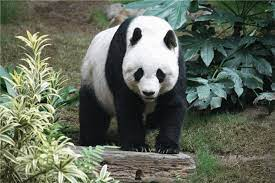
#> input picture GoruntuIslemeDersi/Uygulama2/picture1.jpg, 275 x 183 px
$ jupyter execute Histogram.ipynb
#> lines starting #> are read from the running program, lines starting #| are printed output that depends on the picture
[cell 1]
import cv2
import numpy as np
import matplotlib.pyplot as plt

# Orijinal görüntüyü gri tonlamalı olarak yükleyin
resim = cv2.imread('picture1.jpg')
#> resim is the input picture: shape (183, 275, 3); mean B, G, R 90.1, 104.6, 97.2

# Koyu görüntü oluşturmak için parlaklığı azaltın (negatif beta değil, düşük alpha kullanın)
koyu_resim = cv2.convertScaleAbs(resim, alpha=0.5, beta=0)
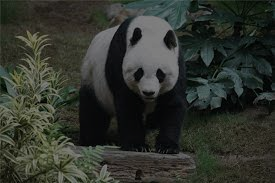
#> koyu_resim: shape (183, 275, 3); mean B, G, R 45.1, 52.3, 48.6

# Açık görüntü oluşturmak için parlaklığı artırın (düşük kontrast değil, yüksek beta kullanın)
acik_resim = cv2.convertScaleAbs(resim, alpha=1, beta=50)
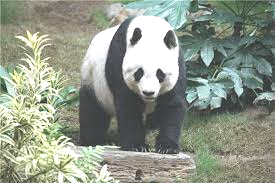
#> acik_resim: shape (183, 275, 3); mean B, G, R 138.1, 151.9, 144.8

# Yüksek kontrastlı görüntü için kontrastı artırın
yuksek_kontrast_resim = cv2.convertScaleAbs(resim, alpha=2, beta=0)
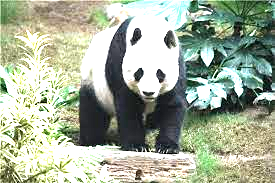
#> yuksek_kontrast_resim: shape (183, 275, 3); mean B, G, R 154.2, 174.5, 164.6

# Düşük kontrastlı görüntü için kontrastı azaltın
dusuk_kontrast_resim = cv2.convertScaleAbs(resim, alpha=0.5, beta=0)

# Histogram çizme fonksiyonu
def plot_histogram(image, title):
#> called with title = 'Orijinal Görüntü Histogramı'
    plt.hist(image.ravel(), 256, [0, 256])
    plt.title(title)
    plt.xlabel("Piksel Değeri")
    plt.ylabel("Frekans")
    plt.show()
#> figure, not shown here; B, G, R data is drawn as R, G, B; panel 2: tallest bar 1605 high, from x = 21 to 22

# Görüntüleri ve histogramlarını göster
plt.figure(figsize=(10, 10))

# Orijinal Görüntü ve Histogramı
plt.subplot(4, 2, 1)
plt.imshow(resim, cmap='gray')
plt.title("Orijinal Görüntü")
plt.axis('off')
plt.subplot(4, 2, 2)
plot_histogram(resim, "Orijinal Görüntü Histogramı")

# Koyu Görüntü ve Histogramı
plt.subplot(4, 2, 3)
plt.imshow(koyu_resim, cmap='gray')
plt.title("Koyu Görüntü")
plt.axis('off')
plt.subplot(4, 2, 4)
plot_histogram(koyu_resim, "Koyu Görüntü Histogramı")

# Açık Görüntü ve Histogramı
plt.subplot(4, 2, 5)
plt.imshow(acik_resim, cmap='gray')
plt.title("Açık Görüntü")
plt.axis('off')
plt.subplot(4, 2, 6)
plot_histogram(acik_resim, "Açık Görüntü Histogramı")

# Yüksek Kontrastlı Görüntü ve Histogramı
plt.subplot(4, 2, 7)
plt.imshow(yuksek_kontrast_resim, cmap='gray')
plt.title("Yüksek Kontrastlı Görüntü")
plt.axis('off')
plt.subplot(4, 2, 8)
plot_histogram(yuksek_kontrast_resim, "Yüksek Kontrastlı Görüntü Histogramı")
#> call 4 of plot_histogram, with title = 'Yüksek Kontrastlı Görüntü Histogramı'
#> in plot_histogram (call 4), `plt.show()`:
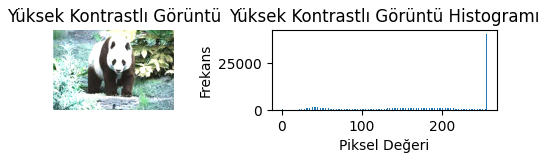
#> figure drawn by matplotlib, 2 panels; B, G, R data is drawn as R, G, B; panel 2: tallest bar 40549 high, from x = 255 to 256

plt.tight_layout()
plt.show()

[cell 2]
# Renkli görüntüyü yükleyin
image_color = cv2.imread("picture2.jpg")
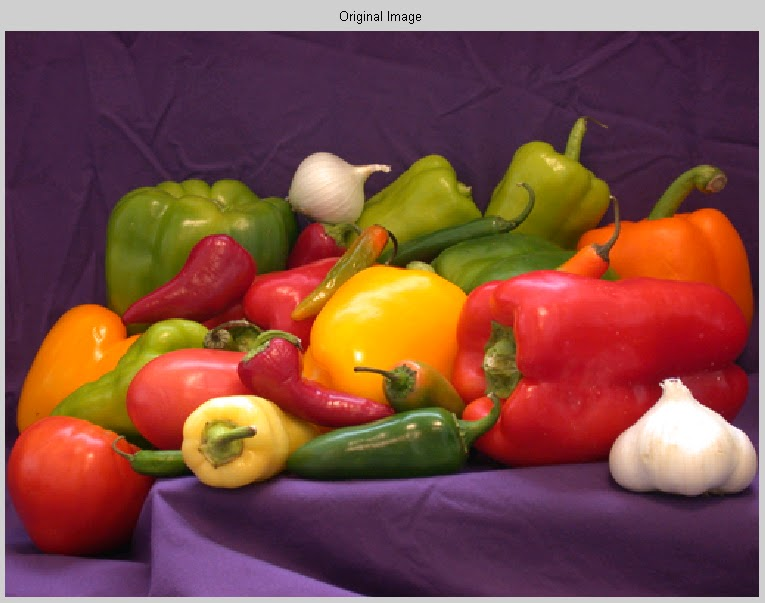
#> input picture GoruntuIslemeDersi/Uygulama2/picture2.jpg, 765 x 603 px
#> image_color is the input picture: shape (603, 765, 3); mean B, G, R 67.1, 75.9, 126.7

# BGR kanalları için histogramları hesaplayın
colors = ('b', 'g', 'r')
plt.figure(figsize=(10, 6))

for i, color in enumerate(colors):
    histogram = cv2.calcHist([image_color], [i], None, [256], [0, 256])
    plt.plot(histogram, color=color)

plt.title("Renkli Görüntü Histogramı")
plt.xlabel("Piksel Değerleri")
plt.ylabel("Frekans")
plt.show()
#> figure, not shown here; curve peaks at x = 0, y = 20403; curve peaks at x = 207, y = 18593; curve peaks at x = 255, y = 19566

[cell 3]
import cv2
import matplotlib.pyplot as plt

# Görüntüyü yükleyin (gri tonlamalı olarak)
image = cv2.imread("picture1.jpg", cv2.IMREAD_GRAYSCALE)
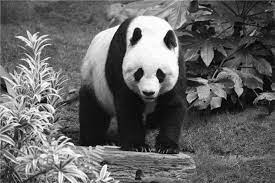
#> image: shape (183, 275); min 0, max 255, mean 100.7

# Histogramı hesaplayın
histogram = cv2.calcHist([image], [0], None, [256], [0, 256])
#> histogram = 256 values, max 533 at index 21, min 16 at index 1, mean 196.6

# Histogramı çizdirin
plt.figure(figsize=(10, 6))
plt.plot(histogram, color='black')
plt.title("Görüntü Histogramı")
plt.xlabel("Piksel Değerleri")
plt.ylabel("Frekans")
plt.show()
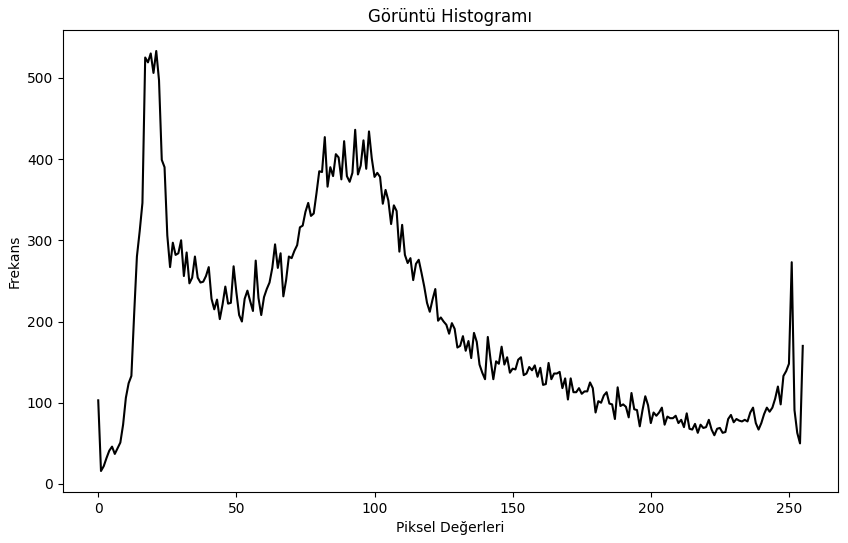
#> figure drawn by matplotlib, 1 panel; curve peaks at x = 21, y = 533

[cell 4]
import cv2
import numpy as np
import matplotlib.pyplot as plt

# Örnek 3 bitlik bir görüntü (8 seviyeli) oluşturma
# 8 seviyeli rastgele bir görüntü oluşturuyoruz
image = cv2.imread("picture2.jpg", cv2.IMREAD_GRAYSCALE)
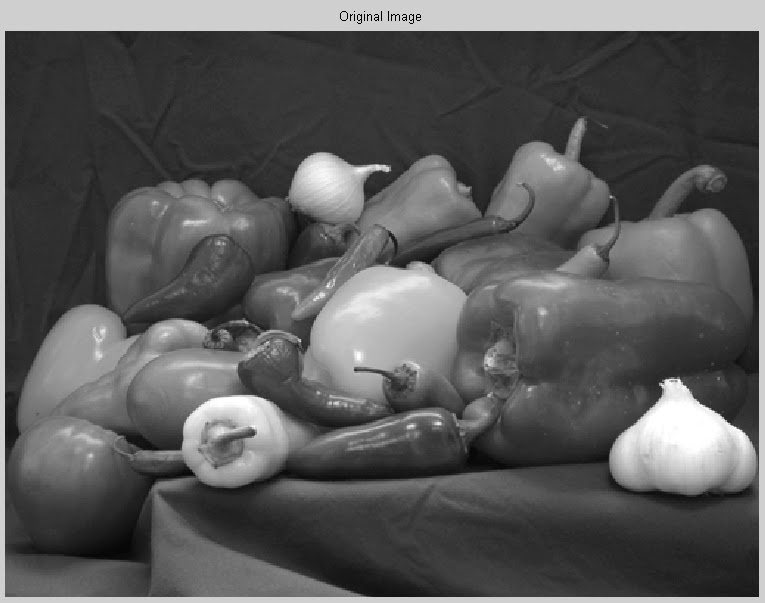
#> image: shape (603, 765); min 0, max 255, mean 90.1

# Orijinal görüntünün histogramını çizdirme
plt.figure(figsize=(12, 4))

plt.subplot(1, 3, 1)
plt.hist(image.ravel(), bins=8, range=[0, 256], color='black')
plt.title("Orijinal Histogram")
plt.xlabel("Piksel Değerleri")
plt.ylabel("Frekans")

# Histogram denkleştirme uygulama
equalized_image = cv2.equalizeHist(image)
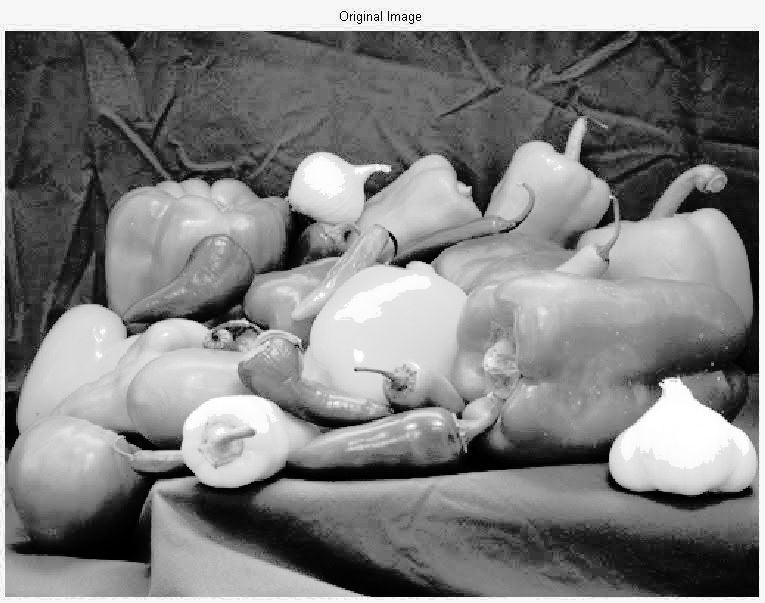
#> equalized_image: shape (603, 765); min 0, max 255, mean 129.3

# Dönüşüm fonksiyonunu çizdirme
cdf = np.cumsum(cv2.calcHist([image], [0], None, [8], [0, 256]).ravel())
#> cdf = [13963, 227426, 298614, 359343, 393636, 410387, 453980, 461295]
cdf_normalized = cdf * (7 / cdf.max())
#> cdf_normalized = [0.212, 3.45, 4.53, 5.45, 5.97, 6.23, 6.89, 7]

plt.subplot(1, 3, 2)
plt.step(range(8), cdf_normalized, where='mid', color='black')
plt.title("Dönüşüm Fonksiyonu")
plt.xlabel("r_k")
plt.ylabel("T(r)")

# Denkleştirilmiş görüntünün histogramını çizdirme
plt.subplot(1, 3, 3)
plt.hist(equalized_image.ravel(), bins=8, range=[0, 256], color='black')
plt.title("Denkleştirilmiş Histogram")
plt.xlabel("Piksel Değerleri")
plt.ylabel("Frekans")

plt.tight_layout()
plt.show()
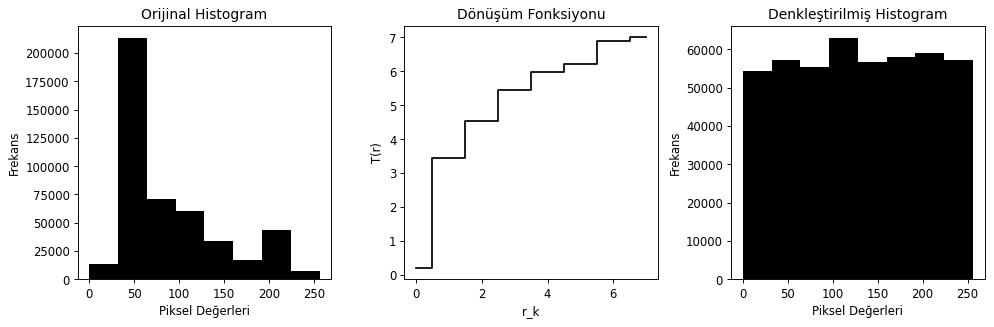
#> figure drawn by matplotlib, 3 panels; panel 1: tallest bar 213463 high, from x = 32 to 64; panel 3: tallest bar 63019 high, from x = 96 to 128
